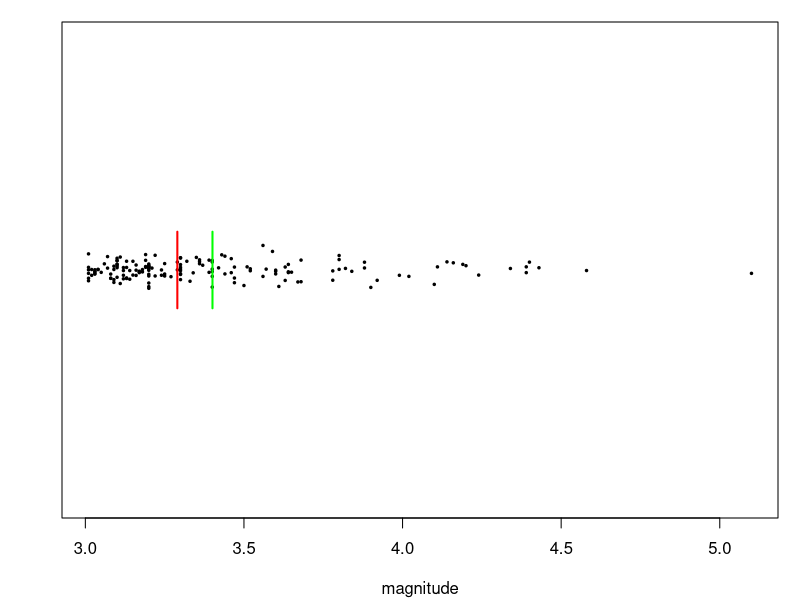
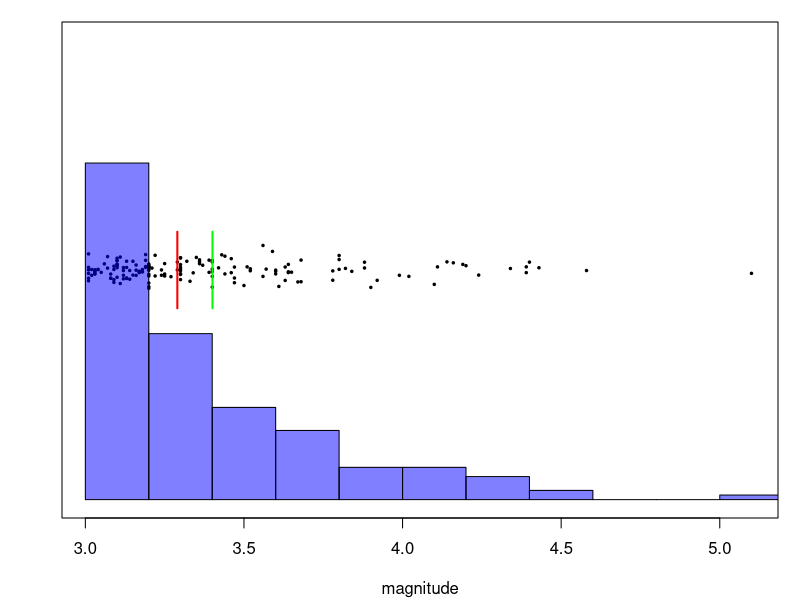
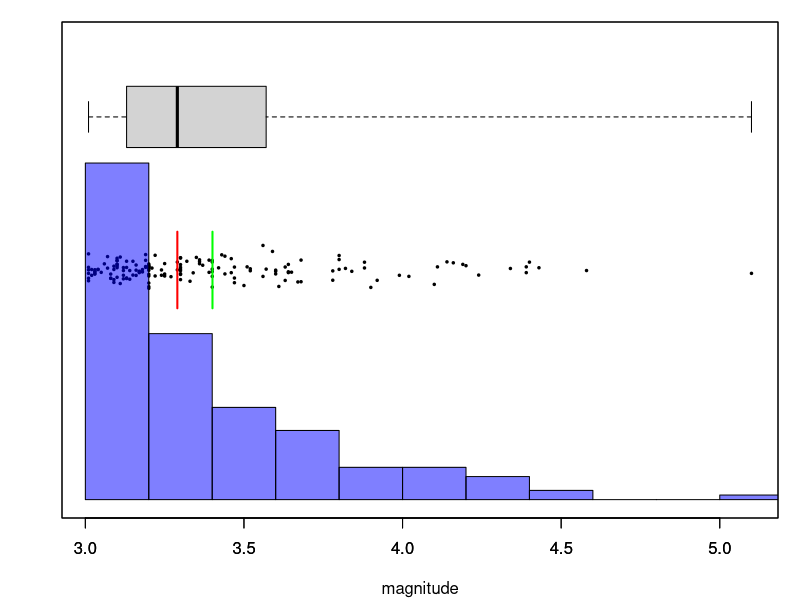
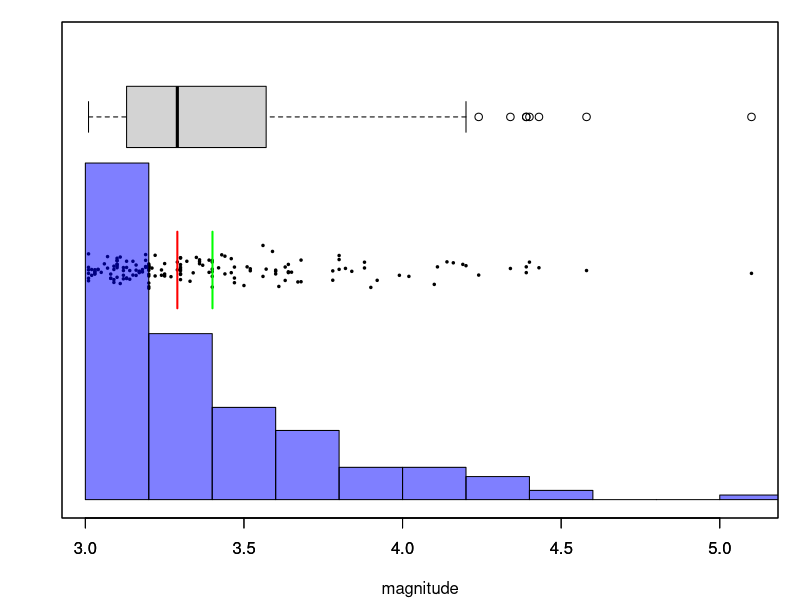
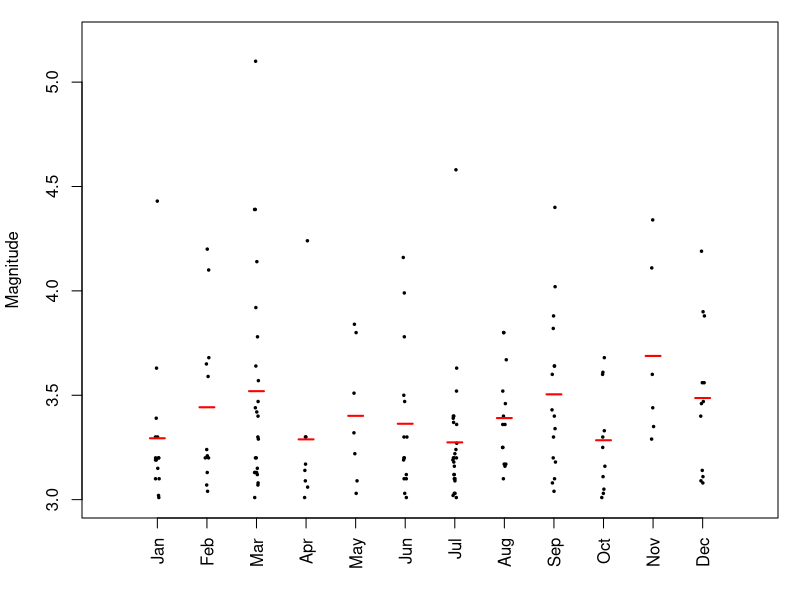
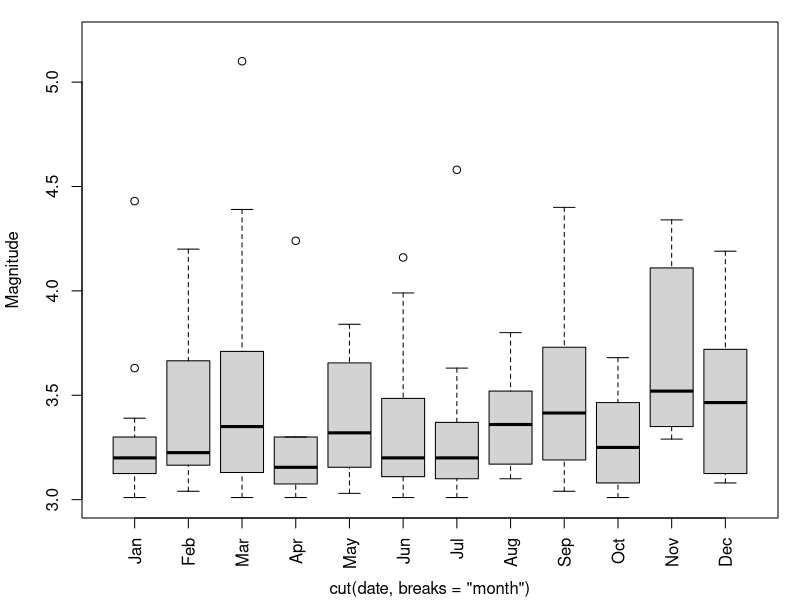
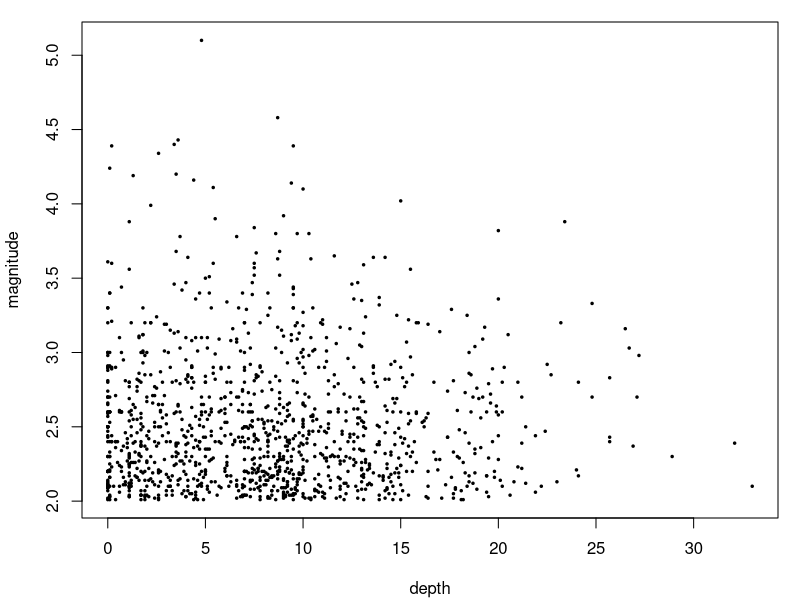
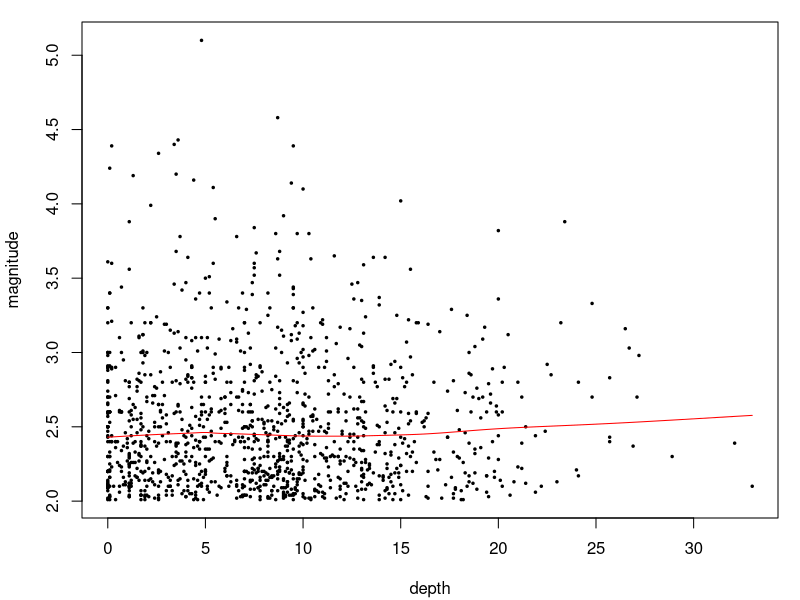

Recreate these plots in R, in order.

dotgroup <- function (x,f,gm=TRUE,sds=FALSE,col='black',gm.col='black',length=.1,factor=.2,ylims=mean(range(x,na.rm=TRUE))+c(-.8,.8)*diff(range(x,na.rm=TRUE)),...) {
    if (!is.factor(f)) { f <- factor(f) }
    dotcol <- adjustcolor(col,if(sds) {.25} else {1})
    gmeans <- tapply(x,f,mean,na.rm=TRUE)
    gsds <- tapply(x,f,sd,na.rm=TRUE)
    plot( jitter(as.numeric(f),factor), x, xlim=c(0,nlevels(f)+1), xlab='', xaxt='n', ylim=ylims, col=dotcol, ... )
    axis(1,at=1:nlevels(f),labels=paste(levels(f), " (",table(f),")",sep=''),las=3,...)
    if (gm) { segments( x0=(1:nlevels(f))-.15, x1=(1:nlevels(f))+.15, y0=gmeans, lwd=2, col=gm.col ) }
    if(sds) { arrows( x0=(1:nlevels(f)), y0=gmeans-gsds, y1=gmeans+gsds, code=3, length=length ) }
}

dotgroup.horiz <- function (x,f,gm=TRUE,sds=FALSE,col='black',gm.col='black',length=.1,factor=.2,ylims=c(0,nlevels(f)+1),...) {
    if (!is.factor(f)) { f <- factor(f) }
    dotcol <- adjustcolor(col,if(sds) {.25} else {1})
    gmeans <- tapply(x,f,mean,na.rm=TRUE)
    gsds <- tapply(x,f,sd,na.rm=TRUE)
    plot( x, jitter(as.numeric(f),factor), ylim=ylims, ylab='', yaxt='n', xlim=mean(range(x,na.rm=TRUE))+c(-.8,.8)*diff(range(x,na.rm=TRUE)), col=dotcol, ... )
    axis(2,at=1:nlevels(f),labels=paste(levels(f), " (",table(f),")",sep=''),las=3,...)
    if (gm) { segments( y0=(1:nlevels(f))-.15, y1=(1:nlevels(f))+.15, x0=gmeans, lwd=2, col=gm.col ) }
    if(sds) { arrows( y0=(1:nlevels(f)), x0=gmeans-gsds, x1=gmeans+gsds, code=3, length=length ) }
}



quakes <- read.table("2014-quakes-catalog.tsv", stringsAsFactors=FALSE)
names(quakes) <- c("orig.date","orig.time", "ET", "MAG", "M", "LAT", "LON", "DEPTH", "Q", "EVID", "NPH", "NGRM")
quakes$date <- as.Date(paste(quakes$orig.date,substr(quakes$orig.time,1,8)),format="%Y/%m/%d %H:%M:%S")
quakes$ddate <- difftime( quakes$date[c(2:nrow(quakes),nrow(quakes))] , quakes$date[c(1,1:(nrow(quakes)-1))] )
#YYY/MM/DD HH:mm:SS.ss 

dotloc <- 1.5
boxloc <- 2.5
dotjits <- dotloc+rnorm(sum(quakes$MAG>3))/20
pdf(file="quakes-dotplot.pdf",width=3,height=2,pointsize=10)
par(mar=c(4,3,1,1)+.1)
    with( subset(quakes, MAG>3), {
            plot(MAG, dotjits, xlab="magnitude", ylim=c(0,3), cex=0.5, pch=20, yaxt='n', ylab='' )
            # dotgroup.horiz( MAG, rep("2014",length(MAG)), xlab='magnitude', ylims=c(0,2.5) ) 
            segments( y0=dotloc-.25, y1=dotloc+.25, x0=mean(MAG), lwd=2, col='green' )
            segments( y0=dotloc-.25, y1=dotloc+.25, x0=median(MAG), lwd=2, col='red' )
        } )
dev.off()

pdf(file="quakes-hist.pdf",width=3,height=2,pointsize=10)
par(mar=c(4,3,1,1)+.1)
    with( subset(quakes, MAG>3), {
            plot(MAG, dotjits, xlab="magnitude", ylim=c(0,3), cex=0.5, pch=20, yaxt='n', ylab='' )
            # dotgroup.horiz( MAG, rep("2014",length(MAG)), xlab='magnitude', ylims=c(0,2.5) ) 
            segments( y0=dotloc-.25, y1=dotloc+.25, x0=mean(MAG), lwd=2, col='green' )
            segments( y0=dotloc-.25, y1=dotloc+.25, x0=median(MAG), lwd=2, col='red' )
            hist( MAG, col=adjustcolor("blue",.5), add=TRUE, freq=FALSE ) 
        } )
dev.off()

pdf(file="quakes-boxplot.pdf",width=3,height=2,pointsize=10)
par(mar=c(4,3,1,1)+.1)
    with( subset(quakes, MAG>3), {
            plot(MAG, dotjits, xlab="magnitude", ylim=c(0,3), cex=0.5, pch=20, yaxt='n', ylab='' )
            # dotgroup.horiz( MAG, rep("2014",length(MAG)), xlab='magnitude', ylims=c(0,2.5) ) 
            segments( y0=dotloc-.25, y1=dotloc+.25, x0=mean(MAG), lwd=2, col='green' )
            segments( y0=dotloc-.25, y1=dotloc+.25, x0=median(MAG), lwd=2, col='red' )
            hist( MAG, col=adjustcolor("blue",.5), add=TRUE, freq=FALSE ) 
            boxplot( MAG, add=TRUE, at=boxloc, horizontal=TRUE, range=0 )
        } )
dev.off()

pdf(file="quakes-modified-boxplot.pdf",width=3,height=2,pointsize=10)
par(mar=c(4,3,1,1)+.1)
    with( subset(quakes, MAG>3), {
            plot(MAG, dotjits, xlab="magnitude", ylim=c(0,3), cex=0.5, pch=20, yaxt='n', ylab='' )
            # dotgroup.horiz( MAG, rep("2014",length(MAG)), xlab='magnitude', ylims=c(0,2.5) ) 
            segments( y0=dotloc-.25, y1=dotloc+.25, x0=mean(MAG), lwd=2, col='green' )
            segments( y0=dotloc-.25, y1=dotloc+.25, x0=median(MAG), lwd=2, col='red' )
            hist( MAG, col=adjustcolor("blue",.5), add=TRUE, freq=FALSE ) 
            boxplot( MAG, add=TRUE, at=boxloc, horizontal=TRUE )
        } )
dev.off()

pdf(file="quakes-category-dotplot.pdf",width=3,height=2.5,pointsize=10)
par(mar=c(4,4,1,1)+.1)
    with( subset(quakes, MAG>3), {
            dotgroup( MAG, cut(date,breaks="month"), xaxt='n', ylab='Magnitude', pch=20, cex=0.5, gm.col='red', ylims=c(3,5.2) )
            axis(1,at=1:12,labels=c("Jan","Feb","Mar","Apr","May","Jun","Jul","Aug","Sep","Oct","Nov","Dec"), las=3)
        } )
dev.off()

pdf(file="quakes-category-boxplot.pdf",width=3,height=2.5,pointsize=10)
par(mar=c(4,4,1,1)+.1)
    with( subset(quakes, MAG>3), {
            boxplot( MAG ~ cut(date,breaks="month"), xaxt='n', ylab='Magnitude', ylim=c(3,5.2) )
            axis(1,at=1:12,labels=c("Jan","Feb","Mar","Apr","May","Jun","Jul","Aug","Sep","Oct","Nov","Dec"), las=3)
        } )
dev.off()

pdf(file="quakes-mag-depth.pdf", width=3, height=2.5, pointsize=10)
par(mar=c(4,4,1,1)+.1)
with( subset(quakes, MAG>2), plot( MAG ~ DEPTH, xlab="depth", ylab="magnitude", pch=20, cex=0.5 ) )
dev.off()

pdf(file="quakes-mag-depth-lines.pdf", width=3, height=2.5, pointsize=10)
par(mar=c(4,4,1,1)+.1)
with( subset(quakes, MAG>2), {
        plot( MAG ~ DEPTH, xlab="depth", ylab="magnitude", pch=20, cex=0.5 ) 
        lines( lowess( DEPTH, MAG ), col='red' )
    } )
dev.off()

pdf(file="quakes-mag-time.pdf", width=3, height=2.5, pointsize=10)
par(mar=c(4,4,1,1)+.1)
with( subset(quakes, MAG>1), plot( MAG ~ date, xlab="", ylab="magnitude", pch=20, cex=0.25 ) )
dev.off()

pdf(file="quakes-mag-time-lines.pdf", width=3, height=2.5, pointsize=10)
par(mar=c(4,4,1,1)+.1)
with( subset(quakes, MAG>1), {
         plot( MAG ~ date, xlab="", ylab="magnitude", pch=20, cex=0.1 ) 
         lines( lowess( date, MAG, f=.1), col='red' )
    } )
dev.off()

# map
if (interactive()) {
    plot( LAT ~ LON, data=quakes, cex=MAG/2 )

    hist(as.numeric(diff(subset(quakes,MAG>3)$date)))

    with( subset(quakes, MAG>3), dotgroup.horiz( MAG, cut(date,breaks="year") ) )
}
